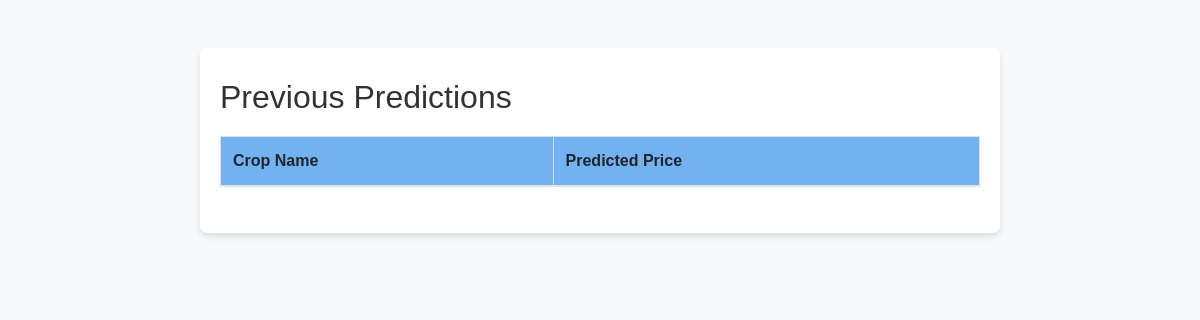
Page /explore (signed in) on the earlier database version.
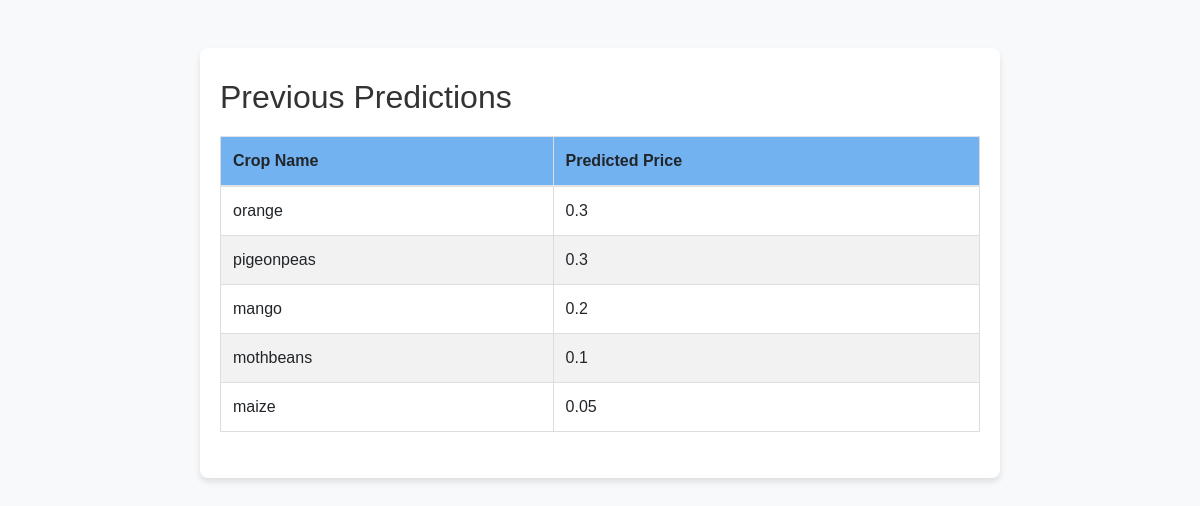
Same page on the later database version.
### app.py (models this page shows, shortened)
class PredictionResult(db.Model):
    id = db.Column(db.Integer, primary_key=True)
    user_id = db.Column(db.Integer, db.ForeignKey('user.id'), nullable=False)
    crop_name = db.Column(db.String(100), nullable=False)
    predicted_price = db.Column(db.Float, nullable=False)

### app.py (the view)
@app.route('/explore')
def explore():
    if 'email' in session:
        user = User.query.filter_by(email=session['email']).first()
        user_predictions = PredictionResult.query.filter_by(user_id=user.id).all()
        return render_template('explore.html', user_predictions=user_predictions)
    return redirect('/login')

### templates/explore.html (shortened to what this page needs)
<!DOCTYPE html>
<html lang="en">
<head>
    <link rel="stylesheet" href="https://cdn.jsdelivr.net/npm/bootstrap@4.6.2/dist/css/bootstrap.min.css">
</head>
<body>
    <div class="container mt-5">
        <h2>Previous Predictions</h2>
        <table class="table mt-3">
            <thead>
                <tr>
                    <th scope="col">Crop Name</th>
                    <th scope="col">Predicted Price</th>
                </tr>
            </thead>
            <tbody>
                {% for prediction in user_predictions %}
                <tr>
                    <td>{{ prediction.crop_name }}</td>
                    <td>{{ prediction.predicted_price }}</td>
                </tr>
                {% endfor %}
            </tbody>
        </table>
    </div>
</body>
</html>

### templates/explore.html (style rules this page uses)
body { font-family: Arial, sans-serif; background-color: #f8f9fa; }
.container { max-width: 800px; margin: 0 auto; padding: 30px 20px; background-color: #fff; border-radius: 8px; box-shadow: 0 4px 6px rgba(0, 0, 0, 0.1); }
h2 { color: #333; margin-bottom: 20px; }
table { width: 100%; border-collapse: collapse; }
th, td { border: 1px solid #ddd; padding: 8px; text-align: left; }
th { background-color: #72b2f1; font-weight: bold; }
tr:nth-child(even) { background-color: #f2f2f2; }

Differences in the rows shown:
added PredictionResult: crop_name "orange", predicted_price "0.3"
added PredictionResult: crop_name "pigeonpeas", predicted_price "0.3"
added PredictionResult: crop_name "mango", predicted_price "0.2"
added PredictionResult: crop_name "mothbeans", predicted_price "0.1"
added PredictionResult: crop_name "maize", predicted_price "0.05"
